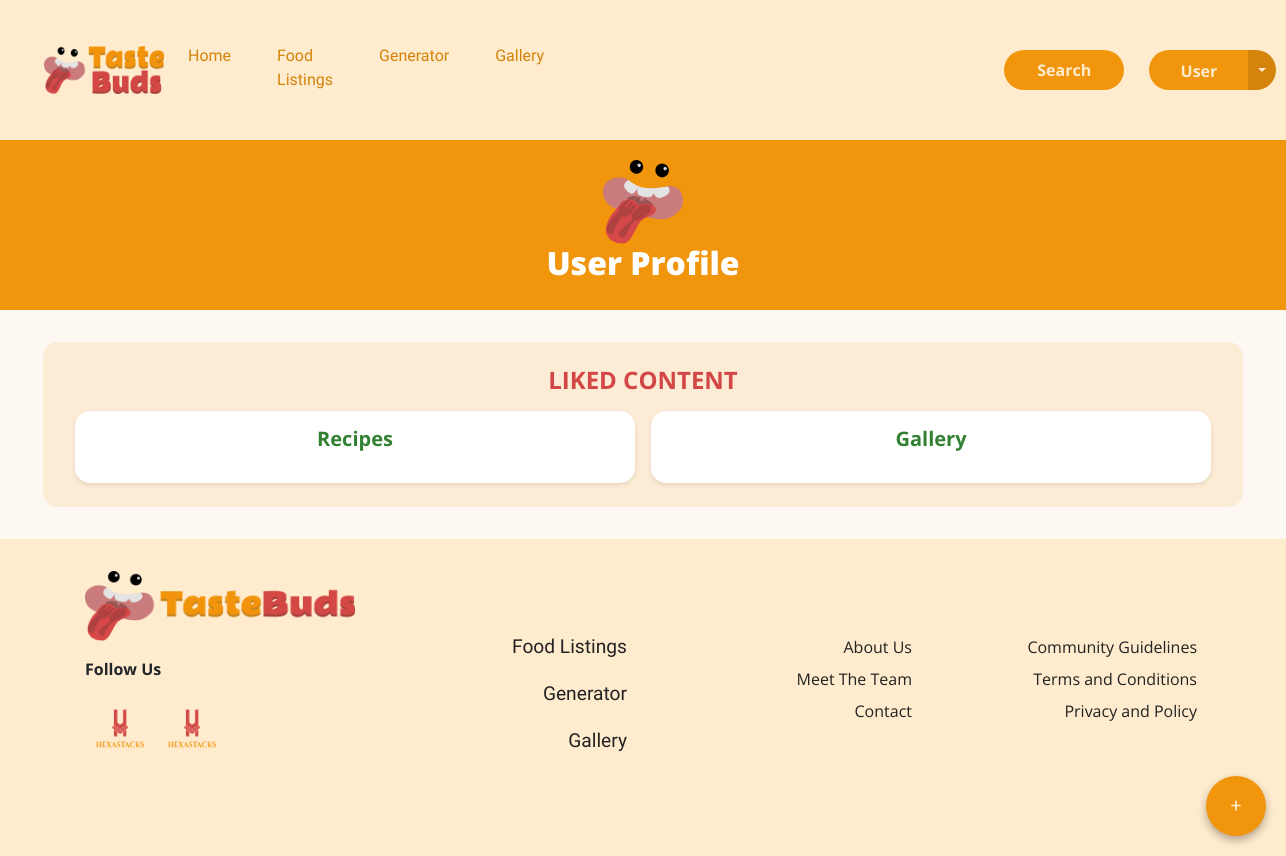
The page /users/userLike.php on the database as committed earlier.
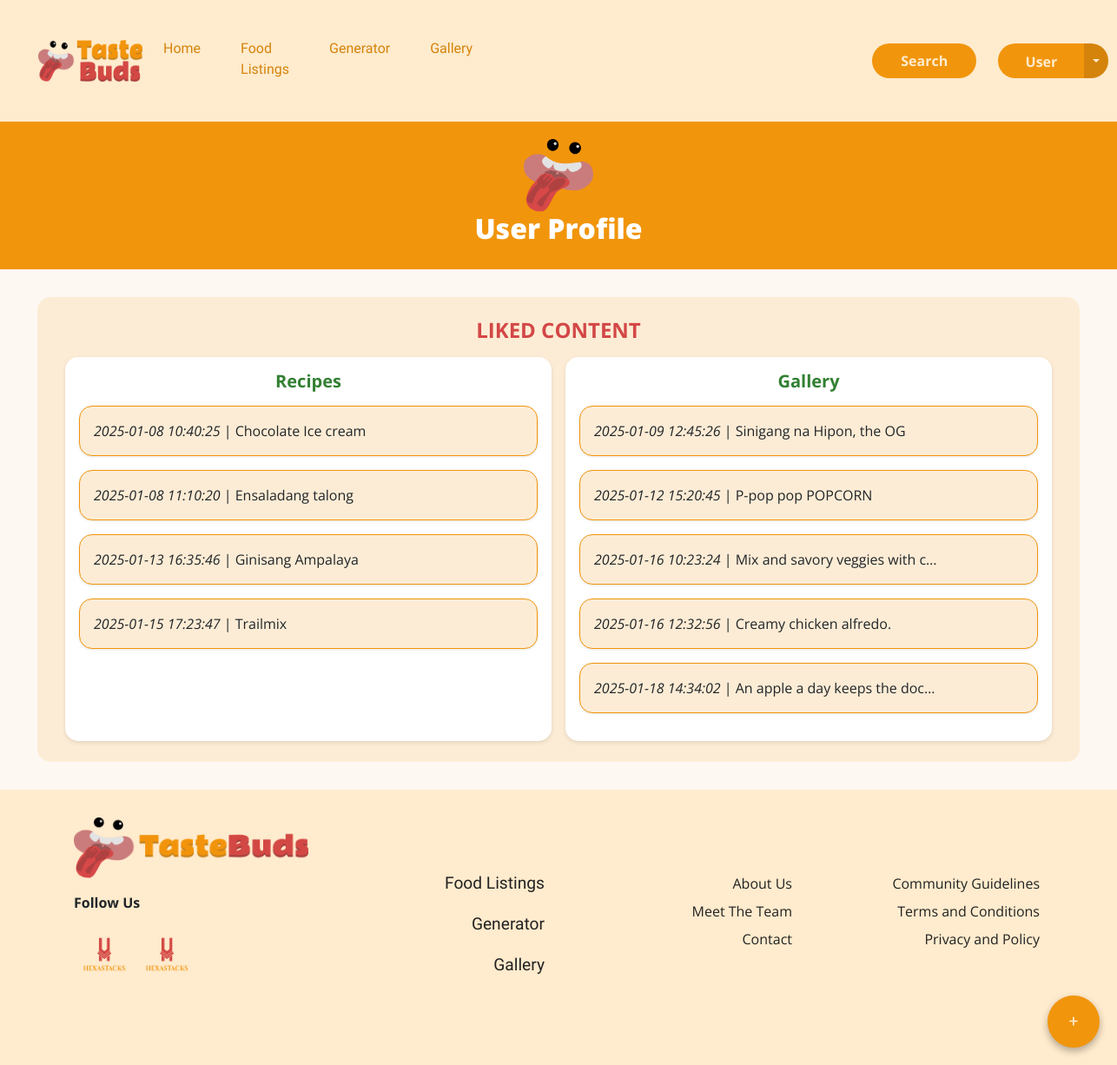
The same page on the database as committed later.
### tables this page shows
CREATE TABLE `likes` (
  `likeID` int(5) NOT NULL,
  `userID` int(5) NOT NULL,
  `recipeID` int(5) DEFAULT NULL,
  `postID` int(5) DEFAULT NULL,
  `likedAt` datetime NOT NULL DEFAULT current_timestamp()
);

CREATE TABLE `recipes` (
  `recipeID` int(5) NOT NULL,
  `recipeTitle` varchar(100) NOT NULL,
  `description` varchar(600) NOT NULL,
  `ingredients` varchar(800) NOT NULL,
  `steps` varchar(5000) NOT NULL,
  `userID` int(5) NOT NULL,
  `isApproved` varchar(3) NOT NULL DEFAULT 'no',
  `createdAt` datetime NOT NULL DEFAULT current_timestamp(),
  `updatedAt` datetime DEFAULT current_timestamp(),
  `primaryCategoryID` int(1) NOT NULL,
  `subcategoryID` int(1) DEFAULT NULL
);

CREATE TABLE `galleryposts` (
  `postID` int(5) NOT NULL,
  `caption` varchar(1000) NOT NULL,
  `userID` int(5) NOT NULL,
  `isApproved` varchar(3) NOT NULL DEFAULT 'no',
  `createdAt` datetime NOT NULL DEFAULT current_timestamp(),
  `updatedAt` datetime DEFAULT current_timestamp(),
  `primaryCategoryID` int(1) NOT NULL,
  `subcategoryID` int(1) NOT NULL DEFAULT 7
);

### connect.php (called while the page is built, shortened)
<?php
function executeQuery($query)
{
	$conn = $GLOBALS['conn'];
	return mysqli_query($conn, $query);
}
?>

### users/userLike.php (the view, shortened to what this page needs)
<?php
include("../connect.php");
$queryUserLikesRcIndividual = "
SELECT likes.*, users.userID AS userLikerID, users.firstName, users.lastName, recipes.*
FROM likes
LEFT JOIN users ON users.userID = likes.userID
LEFT JOIN recipes ON recipes.recipeID = likes.recipeID
WHERE likes.recipeID >= 1 AND likes.userID = 14;
";
$resultUserLikesRcIndividual = executeQuery($queryUserLikesRcIndividual);
$queryUserLikesGpIndividual = "
SELECT likes.*, users.userID AS userLikerID, users.firstName, users.lastName, galleryposts.*
FROM likes
LEFT JOIN users ON users.userID = likes.userID
LEFT JOIN galleryposts ON galleryposts.postID = likes.postID
WHERE likes.postID >= 1 AND likes.userID = 9;
";
$resultUserLikesGpIndividual = executeQuery($queryUserLikesGpIndividual);
?>
<!DOCTYPE html>
<html lang="en">
<head>
    <link href="https://cdn.jsdelivr.net/npm/bootstrap@5.3.3/dist/css/bootstrap.min.css" rel="stylesheet"
>
    <link rel="stylesheet" href="../shared/assets/css/activityLog.css">
    <link rel="stylesheet" href="../shared/assets/css/navbar.css" />
    <link rel="stylesheet" href="../shared/assets/css/footer.css">
</head>
<body>
    <?php include("../shared/components/navbar.php") ?>
    <div class="profile-page">
        <header class="profile-header">
            <img src="../shared/assets/image/Logo.png" alt="TasteBuds Logo">
            <h1>User Profile</h1>
        </header>
        <section class="content-section">
            <h2>Liked Content</h2>
            <div class="content-container">
                <div class="category">
                    <h3>Recipes</h3>
                    <?php
                    if (mysqli_num_rows($resultUserLikesRcIndividual) > 0) {
                        while ($userLikesRowIndividualRc = mysqli_fetch_assoc($resultUserLikesRcIndividual)) {
                            ?>
                            <div class="item-list mb-3" id="liked-recipes">
                                <a href="recipeOverview.php?recipeID=<?php echo $userLikesRowIndividualRc['recipeID']; ?>"
                                    class="item">
                                    <span
                                        style="overflow: hidden; text-overflow: ellipsis; white-space: nowrap; display: inline-block; max-width: 80%;">
                                        <?php echo "<i>" . $userLikesRowIndividualRc['likedAt'] . "</i> | " . $userLikesRowIndividualRc['recipeTitle']; ?>
                                    </span>
                                </a>
                            </div>
                            <?php
                        }
                    }
                    ?>
                </div>
                <div class="category">
                    <h3>Gallery</h3>
                    <?php
                    if (mysqli_num_rows($resultUserLikesGpIndividual) > 0) {
                        while ($userLikesRowIndividualGp = mysqli_fetch_assoc($resultUserLikesGpIndividual)) {
                            ?>
                            <div class="item-list mb-3" id="liked-gallery">
                                <a href="postOverview.php?postID=<?php echo $userLikesRowIndividualGp['postID']; ?>"
                                    class="item">
                                    <span
                                        style="overflow: hidden; text-overflow: ellipsis; white-space: nowrap; display: inline-block; max-width: 80%;">
                                        <?php echo "<i>" . $userLikesRowIndividualGp['likedAt'] . "</i> | " . $userLikesRowIndividualGp['caption']; ?>
                                    </span>
                                </a>
                            </div>
                            <?php
                        }
                    }
                    ?>
                </div>
            </div>
        </section>
    </div>
    <?php include '../shared/components/footer.php'; ?>
</body>
</html>

Rows that differ between the two databases and show on the page:
added likes: likedAt "2025-01-08 10:40:25", recipeID.recipeTitle "Chocolate Ice cream", shown under "Recipes"
added likes: likedAt "2025-01-08 11:10:20", recipeID.recipeTitle "Ensaladang talong", shown under "Recipes"
added likes: likedAt "2025-01-13 16:35:46", recipeID.recipeTitle "Ginisang Ampalaya", shown under "Recipes"
added likes: likedAt "2025-01-15 17:23:47", recipeID.recipeTitle "Trailmix", shown under "Recipes"
added likes: likedAt "2025-01-09 12:45:26", postID.caption "Sinigang na Hipon, the OG", shown under "Gallery"
added likes: likedAt "2025-01-12 15:20:45", postID.caption "P-pop pop POPCORN", shown under "Gallery"
added likes: likedAt "2025-01-16 10:23:24", postID.caption "Mix and savory veggies with c…", shown under "Gallery"
added likes: likedAt "2025-01-16 12:32:56", postID.caption "Creamy chicken alfredo.", shown under "Gallery"
added likes: likedAt "2025-01-18 14:34:02", postID.caption "An apple a day keeps the doc…", shown under "Gallery"
